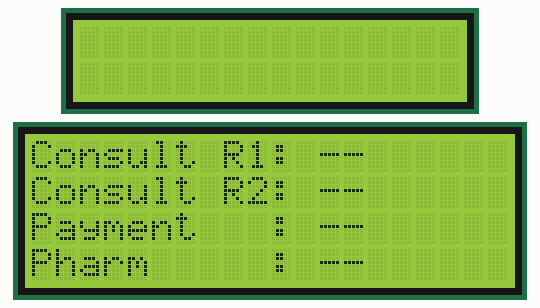
Simulated run of this sketch. Board: ESP32. Parts: 16×2 character LCD, 20×4 character LCD. WiFi joins after 1.5 s; servers stay silent unless stated; what the sketch prints to the serial monitor is not drawn.

Above: at 2.7 s.

The sketch:

esp32.ino
```cpp
#include <WiFi.h>
#include <HTTPClient.h>
#include <ArduinoJson.h>
#include <Wire.h>
#include <hd44780.h>
#include <hd44780ioClass/hd44780_I2Cexp.h>

// --- WiFi and Backend Config ---
const char* WIFI_SSID       = "";
const char* WIFI_PASSWORD   = "";
const char* BACKEND_IP      = "";
const int   BACKEND_PORT    = 5000;

// API Endpoints
String CONSULT_URL  = "http://" + String(BACKEND_IP) + ":" + String(BACKEND_PORT) + "/api/queue/current";
String PAYMENT_URL  = "http://" + String(BACKEND_IP) + ":" + String(BACKEND_PORT) + "/api/payment/queue";
String PHARMACY_URL = "http://" + String(BACKEND_IP) + ":" + String(BACKEND_PORT) + "/api/pharmacy/queue";

// --- I2C/LCD Config ---
#define I2C_SDA_PIN 21
#define I2C_SCL_PIN 22

// LCD 1: 16x2 (Announcer)
#define ADDR_LCD1 0x26
const int COLS_1 = 16;
const int ROWS_1 = 2;

// LCD 2: 20x4 (Dashboard)
#define ADDR_LCD2 0x27
const int COLS_2 = 20;
const int ROWS_2 = 4;

hd44780_I2Cexp lcd1(ADDR_LCD1, COLS_1, ROWS_1);
hd44780_I2Cexp lcd2(ADDR_LCD2, COLS_2, ROWS_2);

bool lcd1_found = false;
bool lcd2_found = false;

// --- Data Structures ---
struct ClinicState {
  String room1;
  String room2;
  String payment;
  String pharmacy;
};

// Current state and Previous state (to detect changes)
ClinicState currentState = {"--", "--", "--", "--"};
ClinicState previousState = {"--", "--", "--", "--"};

// Polling settings
unsigned long lastPoll = 0;
const unsigned long POLL_INTERVAL_MS = 2000; // Poll every 2 seconds

// --- Function Prototypes ---
void connectWiFi();
void fetchAllQueues();
String parseActiveTicket(String payload, String type, int roomId = -1);
void updateDashboardLCD();
void updateAnnouncerLCD();
void blinkLCD1();
void printPadded(hd44780_I2Cexp &lcd, int col, int row, const String &text, int width);

// ===================================================================
// --- SETUP ---
// ===================================================================

void setup() {
  Serial.begin(115200);
  Wire.begin(I2C_SDA_PIN, I2C_SCL_PIN);

  // Initialize LCDs
  if (lcd1.begin(COLS_1, ROWS_1) == 0) {
    lcd1.backlight();
    lcd1_found = true;
    lcd1.print("Init System...");
  }

  if (lcd2.begin(COLS_2, ROWS_2) == 0) {
    lcd2.backlight();
    lcd2_found = true;
    lcd2.print("Connecting WiFi...");
  }

  connectWiFi();

  if (lcd1_found) lcd1.clear();
  if (lcd2_found) lcd2.clear();
}

void connectWiFi() {
  WiFi.mode(WIFI_STA);
  Serial.print("Connecting to WiFi");
  WiFi.begin(WIFI_SSID, WIFI_PASSWORD);

  while (WiFi.status() != WL_CONNECTED) {
    delay(500);
    Serial.print(".");
  }
  Serial.println(" Connected");
}

// ===================================================================
// --- MAIN LOOP ---
// ===================================================================

void loop() {
  if (WiFi.status() != WL_CONNECTED) {
    connectWiFi();
  }

  unsigned long now = millis();
  if (now - lastPoll > POLL_INTERVAL_MS) {
    lastPoll = now;

    // 1. Fetch Data
    fetchAllQueues();

    // 2. Update Dashboard (LCD 2 - 20x4)
    updateDashboardLCD();

    // 3. Update Announcer (LCD 1 - 16x2) if changed
    updateAnnouncerLCD();

    // Note: We do NOT update previousState globally here.
    // It is updated selectively inside updateAnnouncerLCD.
  }
}

// ===================================================================
// --- DATA FETCHING & PARSING ---
// ===================================================================

String httpGet(String url) {
  HTTPClient http;
  String payload = "{}";
  if (http.begin(url)) {
    int code = http.GET();
    if (code == 200) {
      payload = http.getString();
    }
    http.end();
  }
  return payload;
}

void fetchAllQueues() {
  // Fetch raw JSON strings
  String consultJson = httpGet(CONSULT_URL);
  String paymentJson = httpGet(PAYMENT_URL);
  String pharmacyJson = httpGet(PHARMACY_URL);

  // Parse specific numbers needed
  // Consult Queue: Status="called" AND Room ID
  currentState.room1 = parseActiveTicket(consultJson, "consult", 1);
  currentState.room2 = parseActiveTicket(consultJson, "consult", 2);

  // Payment/Pharmacy: Status="ready"
  currentState.payment = parseActiveTicket(paymentJson, "payment");
  currentState.pharmacy = parseActiveTicket(pharmacyJson, "pharmacy");
}

String parseActiveTicket(String payload, String type, int roomId) {
  DynamicJsonDocument doc(2048); // Increased size for safety
  DeserializationError err = deserializeJson(doc, payload);

  if (err) return "--";

  JsonArray queue = doc["queue"].as<JsonArray>();
  if (queue.isNull()) return "--";

  // Iterate to find the active ticket
  for (JsonObject item : queue) {
    String status = item["status"].as<String>();

    if (type == "consult") {
      int rId = item["assigned_room_id"];
      // Look for patients currently being called/served in the specific room
      if ((status == "called" || status == "serving") && rId == roomId) {
        return item["queue_number"].as<String>();
      }
    }
    else if (type == "payment" || type == "pharmacy") {
      // Look for patients ready for service
      if (status == "ready" || status == "called") {
        return item["queue_number"].as<String>();
      }
    }
  }
  return "--"; // Return dashes if no one is active
}

// ===================================================================
// --- DISPLAY LOGIC ---
// ===================================================================

// --- LCD 2: 20x4 Dashboard ---
void updateDashboardLCD() {
  if (!lcd2_found) return;

  // Line 1: Consultant Room1
  String l1 = "Consult R1: " + currentState.room1;
  printPadded(lcd2, 0, 0, l1, 20);

  // Line 2: Consultant Room2
  String l2 = "Consult R2: " + currentState.room2;
  printPadded(lcd2, 0, 1, l2, 20);

  // Line 3: Payment
  String l3 = "Payment   : " + currentState.payment;
  printPadded(lcd2, 0, 2, l3, 20);

  // Line 4: Pharm
  String l4 = "Pharm     : " + currentState.pharmacy;
  printPadded(lcd2, 0, 3, l4, 20);
}

// --- LCD 1: 16x2 Announcer with Blink ---
void updateAnnouncerLCD() {
  if (!lcd1_found) return;

  String announceTitle = "";
  String announceNum = "";
  bool changed = false;

  // Check queues one by one. If we find a change, we handle ONLY that one
  // and mark it as 'handled' in previousState. Other changes wait for next loop.

  if (currentState.room1 != previousState.room1 && currentState.room1 != "--") {
    announceTitle = "Consult Room 1";
    announceNum = currentState.room1;
    previousState.room1 = currentState.room1;
    changed = true;
  }
  else if (currentState.room2 != previousState.room2 && currentState.room2 != "--") {
    announceTitle = "Consult Room 2";
    announceNum = currentState.room2;
    previousState.room2 = currentState.room2;
    changed = true;
  }
  else if (currentState.payment != previousState.payment && currentState.payment != "--") {
    announceTitle = "Payment Counter";
    announceNum = currentState.payment;
    previousState.payment = currentState.payment;
    changed = true;
  }
  else if (currentState.pharmacy != previousState.pharmacy && currentState.pharmacy != "--") {
    announceTitle = "Pharmacy";
    announceNum = currentState.pharmacy;
    previousState.pharmacy = currentState.pharmacy;
    changed = true;
  }

  // Only update screen if there is a NEW change
  if (changed) {
    lcd1.clear();
    // Line 1: Counter Details
    lcd1.setCursor(0, 0);
    lcd1.print(announceTitle);

    // Line 2: Queue Number
    lcd1.setCursor(0, 1);
    lcd1.print("# " + announceNum);

    // Trigger Blinking Effect (Blocking)
    blinkLCD1();
  }

  // Sync states for items that became empty ("--") silently, so we can detect
  // when they become active again later.
  if (currentState.room1 == "--") previousState.room1 = "--";
  if (currentState.room2 == "--") previousState.room2 = "--";
  if (currentState.payment == "--") previousState.payment = "--";
  if (currentState.pharmacy == "--") previousState.pharmacy = "--";
}

void blinkLCD1() {
  if (!lcd1_found) return;

  // Blink 3 times (approx 1.2 seconds)
  for(int i=0; i<3; i++) {
    lcd1.noBacklight();
    delay(200);
    lcd1.backlight();
    delay(200);
  }

  // Hold for 3 seconds
  delay(3000);
}

// Helper to clean up LCD lines
void printPadded(hd44780_I2Cexp &lcd, int col, int row, const String &text, int width) {
  lcd.setCursor(col, row);
  String out = text;
  if (out.length() > width) {
    out = out.substring(0, width);
  }
  int pad = width - out.length();
  lcd.print(out);
  for (int i = 0; i < pad; i++) {
    lcd.print(" ");
  }
}
```
